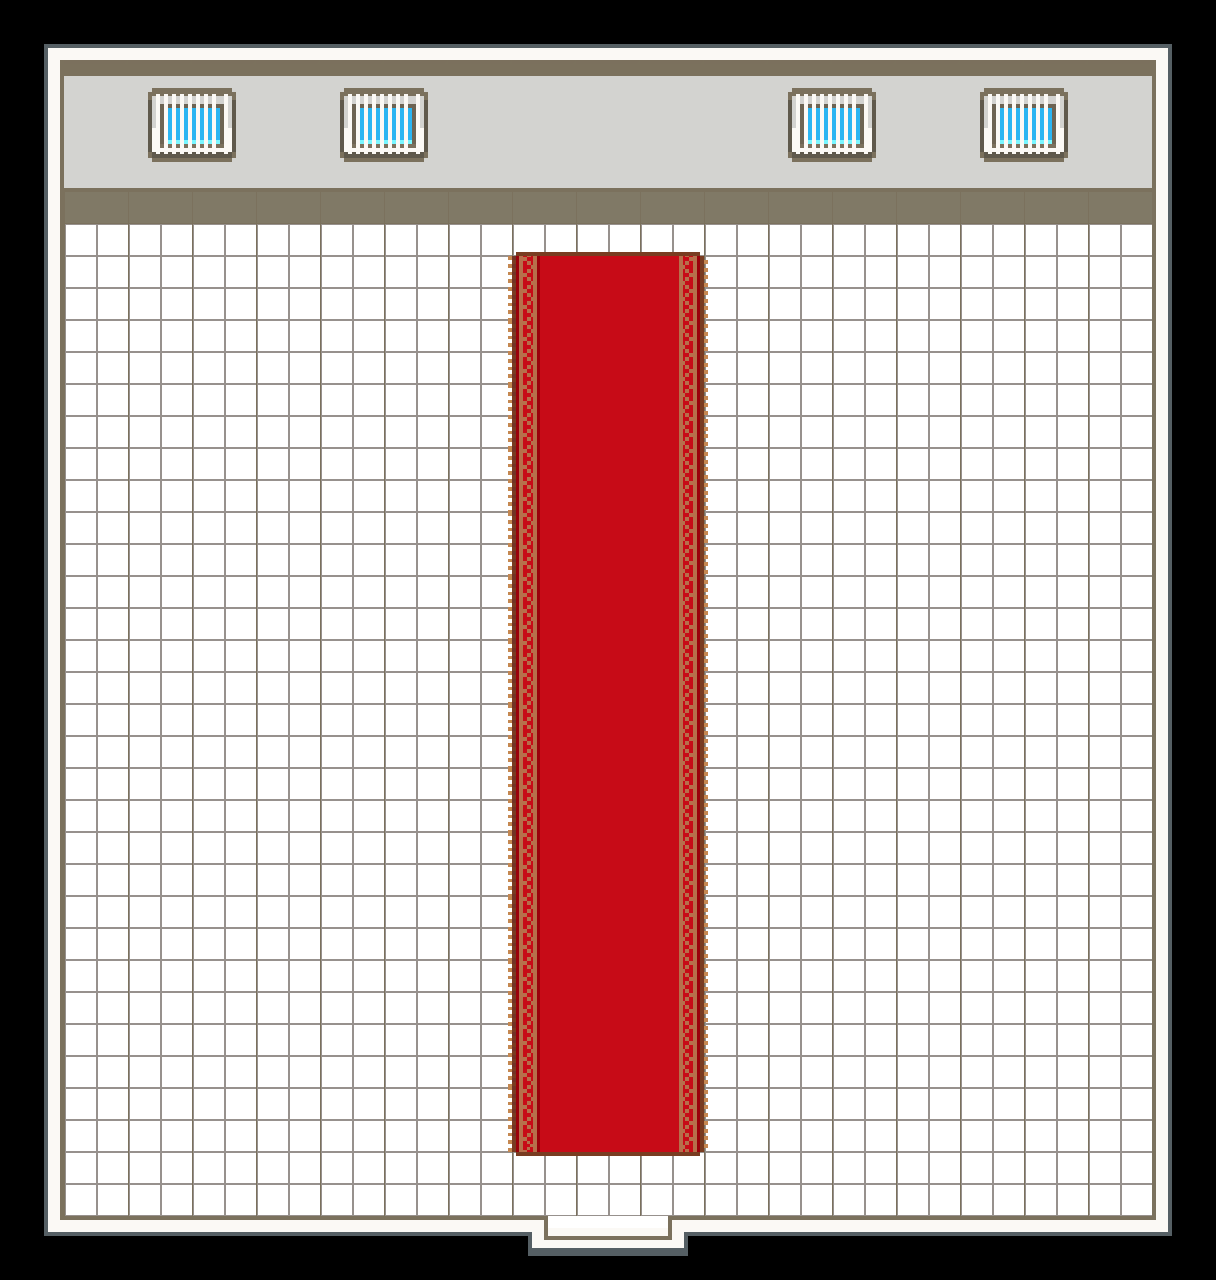

Below is a game level as drawn by its tile map, then a one-line description and the .tmx file that defines it, in full:
An orthogonal 19x20 tile map with 64x64 px tiles, 2 tile layers (Terrain, Terrain Top), 2 tilesets and 15 objects (8x Character, Player).

<map version="1.10" tiledversion="1.11.0" orientation="orthogonal" renderorder="right-down" width="19" height="20" tilewidth="64" tileheight="64" infinite="0" nextlayerid="7" nextobjectid="22">
 <tileset firstgid="1" name="tapete_vermelho" tilewidth="64" tileheight="64" tilecount="20" columns="5">
  <image source="../tilesets/israel-collection/tapete_vermelho.png" width="320" height="256" />
 </tileset>
 <tileset firstgid="21" name="chao_ct" tilewidth="64" tileheight="64" tilecount="80" columns="10">
  <image source="../tilesets/israel-collection/chao_ct.png" width="640" height="512" />
 </tileset>
 <layer id="2" name="Terrain" width="19" height="20">
  <data encoding="csv">
34,35,35,35,35,35,35,35,35,35,35,35,35,35,35,35,35,35,36,
44,45,22,23,45,22,23,45,45,45,45,45,22,23,45,22,23,45,46,
54,55,32,33,55,32,33,55,55,55,55,55,32,33,55,32,33,55,56,
64,65,65,65,65,65,65,65,65,65,65,65,65,65,65,65,65,65,66,
74,75,75,75,75,75,75,75,75,75,75,75,75,75,75,75,75,75,76,
74,75,75,75,75,75,75,75,75,75,75,75,75,75,75,75,75,75,76,
74,75,75,75,75,75,75,75,75,75,75,75,75,75,75,75,75,75,76,
74,75,75,75,75,75,75,75,75,75,75,75,75,75,75,75,75,75,76,
74,75,75,75,75,75,75,75,75,75,75,75,75,75,75,75,75,75,76,
74,75,75,75,75,75,75,75,75,75,75,75,75,75,75,75,75,75,76,
74,75,75,75,75,75,75,75,75,75,75,75,75,75,75,75,75,75,76,
74,75,75,75,75,75,75,75,75,75,75,75,75,75,75,75,75,75,76,
74,75,75,75,75,75,75,75,75,75,75,75,75,75,75,75,75,75,76,
74,75,75,75,75,75,75,75,75,75,75,75,75,75,75,75,75,75,76,
74,75,75,75,75,75,75,75,75,75,75,75,75,75,75,75,75,75,76,
74,75,75,75,75,75,75,75,75,75,75,75,75,75,75,75,75,75,76,
74,75,75,75,75,75,75,75,75,75,75,75,75,75,75,75,75,75,76,
74,75,75,75,75,75,75,75,75,75,75,75,75,75,75,75,75,75,76,
74,75,75,75,75,75,75,75,75,75,75,75,75,75,75,75,75,75,76,
84,85,85,85,85,85,85,85,81,83,82,85,85,85,85,85,85,85,86
</data>
 </layer>
 <layer id="1" name="Terrain Top" width="19" height="20">
  <data encoding="csv">
0,0,0,0,0,0,0,0,0,0,0,0,0,0,0,0,0,0,0,
0,0,0,0,0,0,0,0,0,0,0,0,0,0,0,0,0,0,0,
0,0,0,0,0,0,0,0,0,0,0,0,0,0,0,0,0,0,0,
52,52,52,52,52,52,52,0,2,3,4,0,52,52,52,52,52,52,52,
52,52,52,52,52,52,52,6,7,13,9,10,52,52,52,52,52,52,52,
52,52,52,52,52,52,52,6,7,13,9,10,52,52,52,52,52,52,52,
52,52,52,52,52,52,52,6,7,13,9,10,52,52,52,52,52,52,52,
52,52,52,52,52,52,52,6,7,13,9,10,52,52,52,52,52,52,52,
52,52,52,52,52,52,52,6,7,13,9,10,52,52,52,52,52,52,52,
52,52,52,52,52,52,52,6,7,13,9,10,52,52,52,52,52,52,52,
52,52,52,52,52,52,52,6,7,13,9,10,52,52,52,52,52,52,52,
52,52,52,52,52,52,52,6,7,13,9,10,52,52,52,52,52,52,52,
52,52,52,52,52,52,52,6,7,13,9,10,52,52,52,52,52,52,52,
52,52,52,52,52,52,52,6,7,13,9,10,52,52,52,52,52,52,52,
52,52,52,52,52,52,52,6,7,8,9,10,52,52,52,52,52,52,52,
52,52,52,52,52,52,52,6,7,8,9,10,52,52,52,52,52,52,52,
52,52,52,52,52,52,52,11,7,13,9,15,52,52,52,52,52,52,52,
52,52,52,52,52,52,52,11,12,13,14,15,52,52,52,0,52,52,52,
52,52,52,52,52,52,52,52,17,18,19,0,0,0,0,0,0,0,0,
0,0,0,0,0,0,0,0,0,0,0,0,0,0,0,0,0,0,0
</data>
 </layer>
 <objectgroup id="3" name="Objects" />
 <objectgroup id="5" name="Collisions">
  <object id="8" x="678.915" y="1182.87" width="478.833" height="17.3333" />
  <object id="9" x="64.9151" y="1184.37" width="478.833" height="17.3333" />
  <object id="10" x="46.4983" y="113.376" width="22.6667" height="1117.83" />
  <object id="11" x="1159.5" y="82.1277" width="22.6667" height="1117.83" />
  <object id="12" x="67.4151" y="136.876" width="1096.33" height="17.3333" />
 </objectgroup>
 <objectgroup id="6" name="Entities">
  <object id="13" name="Player" x="607.5" y="1180">
   <properties>
    <property name="character_id" value="player" />
    <property name="direction" value="up" />
    <property name="pos" value="ct7" />
   </properties>
   <point />
  </object>
  <object id="14" name="Character" x="481.333" y="1040">
   <properties>
    <property name="change_direction" type="bool" value="false" />
    <property name="character_id" value="monalessa" />
    <property name="direction" value="down" />
    <property name="graphic" value="monalessa" />
    <property name="radius" value="400" />
   </properties>
   <point />
  </object>
  <object id="15" name="Character" x="478.667" y="906.667">
   <properties>
    <property name="change_direction" type="bool" value="true" />
    <property name="character_id" value="aninha" />
    <property name="direction" value="down" />
    <property name="graphic" value="aninha" />
    <property name="radius" value="400" />
   </properties>
   <point />
  </object>
  <object id="16" name="Character" x="746.667" y="976.333">
   <properties>
    <property name="change_direction" type="bool" value="true" />
    <property name="character_id" value="pai" />
    <property name="direction" value="down" />
    <property name="graphic" value="pai" />
    <property name="radius" value="400" />
   </properties>
   <point />
  </object>
  <object id="17" name="Character" x="480.667" y="777.333">
   <properties>
    <property name="change_direction" type="bool" value="true" />
    <property name="character_id" value="luaninha" />
    <property name="direction" value="down" />
    <property name="graphic" value="luaninha" />
    <property name="radius" value="400" />
   </properties>
   <point />
  </object>
  <object id="18" name="Character" x="749.333" y="1086">
   <properties>
    <property name="change_direction" type="bool" value="false" />
    <property name="character_id" value="patricia" />
    <property name="direction" value="down" />
    <property name="graphic" value="patricia" />
    <property name="radius" value="400" />
   </properties>
   <point />
  </object>
  <object id="19" name="Character" x="747.333" y="852.333">
   <properties>
    <property name="change_direction" type="bool" value="true" />
    <property name="character_id" value="mae" />
    <property name="direction" value="down" />
    <property name="graphic" value="mae" />
    <property name="radius" value="400" />
   </properties>
   <point />
  </object>
  <object id="20" name="Character" x="480.667" y="653.667">
   <properties>
    <property name="change_direction" type="bool" value="true" />
    <property name="character_id" value="vitor" />
    <property name="direction" value="down" />
    <property name="graphic" value="vitor" />
    <property name="radius" value="400" />
   </properties>
   <point />
  </object>
  <object id="21" name="Character" x="745.333" y="715.333">
   <properties>
    <property name="change_direction" type="bool" value="false" />
    <property name="character_id" value="angelus" />
    <property name="direction" value="down" />
    <property name="graphic" value="young_guy" />
    <property name="radius" value="400" />
   </properties>
   <point />
  </object>
 </objectgroup>
 <objectgroup id="4" name="Transitions">
  <object id="2" x="551.167" y="1220.33" width="115.167" height="17.8333">
   <properties>
    <property name="dest" value="ct7" />
    <property name="src" value="end" />
   </properties>
  </object>
 </objectgroup>
</map>
